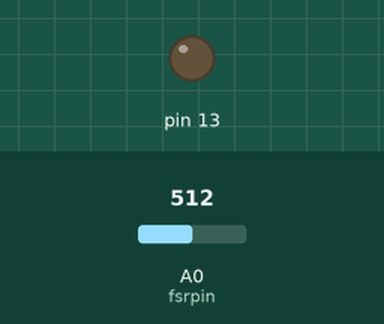
This sketch was run on a simulated Arduino Uno, built with avr-gcc and run on an emulated ATmega328P. Shown: output pins drawn as LEDs (lit = HIGH). The inputs (shaded band) are chosen by the test bench; at power-on: A0 (fsrpin) = 512.

Above: at 1.8 s.
1.9 s: A0 (fsrpin) set to 210
6.0 s: A0 (fsrpin) set to 192
At 9.5 s:
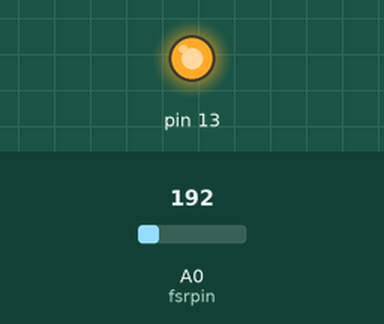
10.1 s: A0 (fsrpin) set to 306
At 12.2 s:
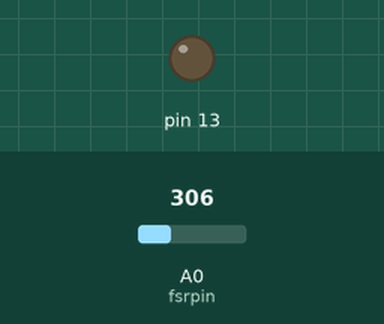
12.5 s: A0 (fsrpin) set to 190
At 17.2 s:
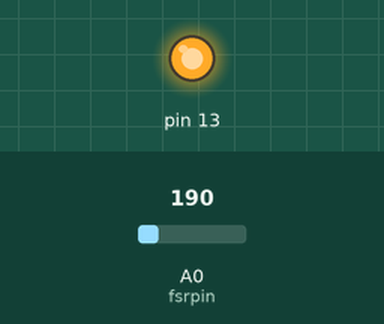
Timing chart, 0 to 17.6 s (numbered marks = the images above; inputs shaded):
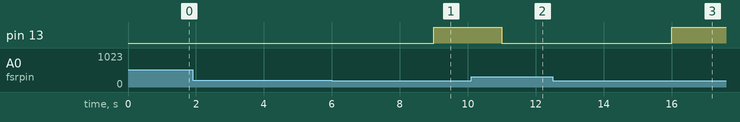

Measured:
- the behaviour switches between 201 and 200 on A0 (fsrpin) (found by bisection; images 0 and 1)
- after the input at 1.9 s, every drawn part: stays the same
- after the input at 6.0 s, pin 13: LOW → HIGH after 3.0 s
- after the input at 10.1 s, pin 13: HIGH → LOW after 0.90 s
- after the input at 12.5 s, pin 13: LOW → HIGH after 3.5 s

The sketch:

FallSensor.ino
```cpp
//Code for Arduino Fall Alarm Sensor

#define fsrpin A0

int fsrreading;
int count=0;

void setup()
{
  Serial.begin(9600);
  pinMode(13, OUTPUT);
}

void loop()
{
  fsrreading = analogRead(fsrpin);
  if(fsrreading>200)
  {
    count=0;
    digitalWrite(13, LOW);
  }
  else
  {
    count++;
  }
  if(count>3){
  digitalWrite(13, HIGH);
  }
  delay(1000);
}
```
